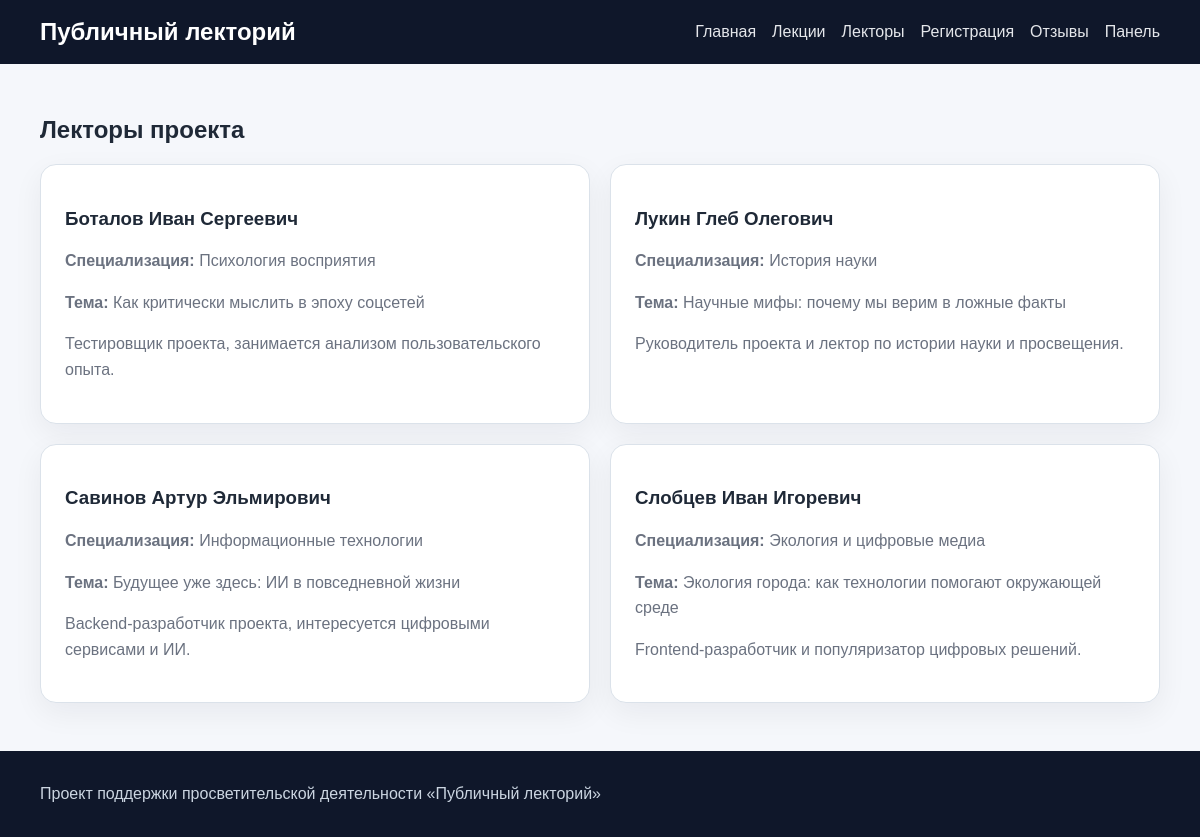
Screenshot of /lecturers with the database file from the repository.
### tables this page shows
CREATE TABLE lecturers (
        id INTEGER PRIMARY KEY AUTOINCREMENT,
        full_name TEXT NOT NULL,
        specialization TEXT NOT NULL,
        topic TEXT NOT NULL,
        bio TEXT
    );

### app.py (the view)
@app.route('/lecturers')
def lecturers():
    db = get_db()
    lecturer_list = db.execute('SELECT * FROM lecturers ORDER BY full_name').fetchall()
    return render_template('lecturers.html', lecturers=lecturer_list)

### app.py (called while the page is built)
def get_db():
    if 'db' not in g:
        g.db = sqlite3.connect(DB_PATH)
        g.db.row_factory = sqlite3.Row
    return g.db

### templates/lecturers.html (shortened to what this page needs)
{% extends 'base.html' %}
{% block content %}
<section>
    <h1>Лекторы проекта</h1>
    <div class="grid-2">
        {% for lecturer in lecturers %}
        <article class="card">
            <h3>{{ lecturer.full_name }}</h3>
            <p><strong>Специализация:</strong> {{ lecturer.specialization }}</p>
            <p><strong>Тема:</strong> {{ lecturer.topic }}</p>
            <p>{{ lecturer.bio }}</p>
        </article>
        {% endfor %}
    </div>
</section>
{% endblock %}

### static/css/style.css (style rules this page uses)
:root { --bg: #f5f7fb; --card: #ffffff; --text: #1f2937; --muted: #6b7280; --primary: #2563eb; --primary-dark: #1d4ed8; --border: #dbe2ea; --success: #dcfce7; --error: #fee2e2; }
* { box-sizing: border-box; }
body { margin: 0; font-family: Arial, sans-serif; background: var(--bg); color: var(--text); }
.hero-card, .card, .form-card { background: var(--card); border-radius: 16px; padding: 24px; box-shadow: 0 10px 30px rgba(15, 23, 42, 0.06); border: 1px solid var(--border); }
.hero p, .card p, li { color: var(--muted); line-height: 1.6; }
.stats-grid, .grid-2, .grid-3, .dashboard-grid { display: grid; gap: 20px; }
.grid-2, .dashboard-grid { grid-template-columns: repeat(2, 1fr); }

### rows the page displays
lecturers: full_name "Боталов Иван Сергеевич", specialization "Психология восприятия", topic "Как критически мыслить в эпоху соцсетей", bio "Тестировщик проекта, занимается анализом пользовательского опыта."
lecturers: full_name "Лукин Глеб Олегович", specialization "История науки", topic "Научные мифы: почему мы верим в ложные факты", bio "Руководитель проекта и лектор по истории науки и просвещения."
lecturers: full_name "Савинов Артур Эльмирович", specialization "Информационные технологии", topic "Будущее уже здесь: ИИ в повседневной жизни", bio "Backend-разработчик проекта, интересуется цифровыми сервисами и ИИ."
lecturers: full_name "Слобцев Иван Игоревич", specialization "Экология и цифровые медиа", topic "Экология города: как технологии помогают окружающей среде", bio "Frontend-разработчик и популяризатор цифровых решений."
